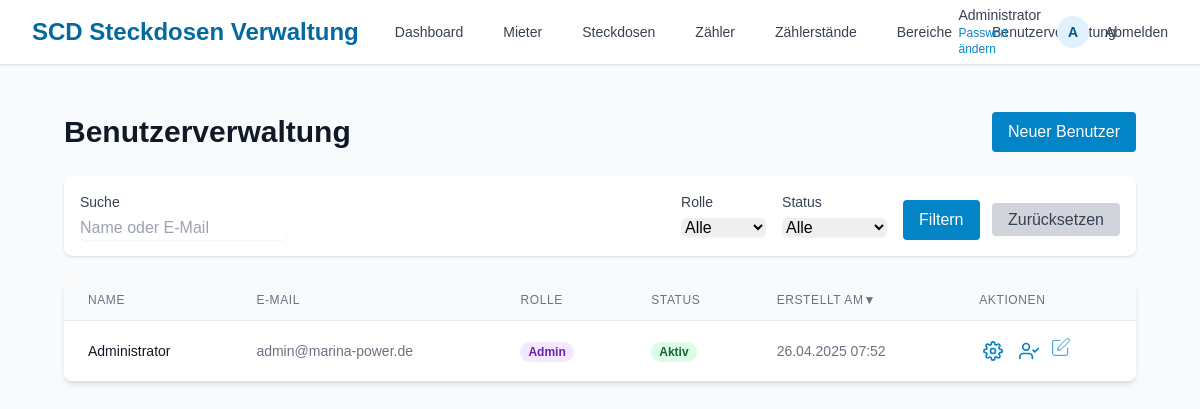
Screenshot of /users.php (signed in) with the database file from the repository.
### tables this page shows
CREATE TABLE `benutzer` (
  `id` int(50) NOT NULL,
  `email` varchar(255) NOT NULL,
  `passwort_hash` varchar(255) NOT NULL,
  `name` varchar(100) DEFAULT NULL,
  `rolle` enum('admin','user') DEFAULT 'user',
  `status` enum('active','pending') DEFAULT 'pending',
  `erstellt_am` timestamp NULL DEFAULT current_timestamp()
);

### includes/db.php (called while the page is built, shortened)
<?php
class Database {
    private $connection;
    private function connect() {
        try {
            $this->connection = new mysqli(DB_SERVER, DB_USERNAME, DB_PASSWORD, DB_NAME, DB_PORT);
            $this->connection->set_charset("utf8mb4");
        } catch (Exception $e) {
            die("Datenbankfehler: " . $e->getMessage());
        }
    }
    public function query($sql, $params = []) {
        try {
            $stmt = $this->connection->prepare($sql);
            $success = $stmt->execute();
            $this->last_stmt = $stmt;
            if (stripos($sql, 'SELECT') === 0) {
                $result = $stmt->get_result();
                return $result;
            } else {
                $stmt->close();
                return true;
            }
        } catch (Exception $e) {
            throw $e;
        }
    }
    public function fetchAll($sql, $params = []) {
        $result = $this->query($sql, $params);
        $data = [];
        while ($row = $result->fetch_assoc()) {
            $data[] = $row;
        }
        return $data;
    }
}
$db = new Database();
?>

### includes/auth.php (called while the page is built, shortened)
<?php
require_once 'db.php';
class Auth {
    public function isLoggedIn() {
        if (isset($_SESSION['user_id']) && isset($_SESSION['last_activity'])) {
            return true;
        }
        return false;
    }
    public function isAdmin() {
        return $this->isLoggedIn() && $_SESSION['user_role'] === 'admin';
    }
    public function getCurrentUser() {
        return [
            'id' => $_SESSION['user_id'],
            'email' => $_SESSION['user_email'],
            'name' => $_SESSION['user_name'],
            'role' => $_SESSION['user_role']
        ];
    }
}
$auth = new Auth($db);
?>

### users.php (the view, shortened to what this page needs)
<?php
require_once 'includes/auth.php';
require_once 'includes/db.php';
$search = $_GET['search'] ?? '';
$orderBy = $_GET['order_by'] ?? 'erstellt_am';
$orderDir = strtoupper($_GET['order_dir'] ?? 'DESC');
$params = [];
$sql = "SELECT id, email, name, rolle, status, erstellt_am FROM benutzer WHERE 1=1";
$sql .= " ORDER BY $orderBy $orderDir";
$users = $db->fetchAll($sql, $params);
require_once 'includes/header.php';
function sortLink($label, $column) {
    global $orderBy, $orderDir, $_GET;
    $dir = ($orderBy === $column && $orderDir === 'ASC') ? 'DESC' : 'ASC';
    $query = http_build_query(array_merge($_GET, ['order_by' => $column, 'order_dir' => $dir]));
    $arrow = ($orderBy === $column) ? ($orderDir === 'ASC' ? '▲' : '▼') : '';
    return "<a href='?{$query}' class='flex items-center space-x-1'>{$label} <span>{$arrow}</span></a>";
}
?>
<div class="py-6">
  <div class="mx-auto max-w-full px-4 sm:px-6 lg:px-8">
    <div class="flex justify-between items-center mb-6">
      <h1 class="text-3xl font-bold text-gray-900">Benutzerverwaltung</h1>
      <a href="user_form.php" class="bg-marina-600 text-white px-4 py-2 rounded hover:bg-marina-700">Neuer Benutzer</a>
    </div>
    <form method="GET" class="flex flex-wrap gap-4 items-end bg-white p-4 rounded-lg shadow mb-6">
      <div class="flex-1 min-w-[200px]">
        <label for="search" class="block text-sm font-medium text-gray-700 mb-1">Suche</label>
        <input type="text" name="search" id="search" value="<?= htmlspecialchars($search) ?>" placeholder="Name oder E-Mail" class="rounded-md border-gray-300 shadow-sm focus:ring-marina-500 focus:border-marina-500">
      </div>
      <div class="w-full sm:w-auto">
        <label for="rolle" class="block text-sm font-medium text-gray-700 mb-1">Rolle</label>
        <select name="rolle" id="rolle" class="rounded-md border-gray-300 shadow-sm focus:ring-marina-500 focus:border-marina-500">
          <option value="">Alle</option>
        </select>
      </div>
      <div class="w-full sm:w-auto">
        <label for="status" class="block text-sm font-medium text-gray-700 mb-1">Status</label>
        <select name="status" id="status" class="rounded-md border-gray-300 shadow-sm focus:ring-marina-500 focus:border-marina-500">
          <option value="">Alle</option>
        </select>
      </div>
      <div class="ml-auto">
        <button type="submit" class="bg-marina-600 text-white px-4 py-2 rounded hover:bg-marina-700">Filtern</button>
        <a href="users.php" class="ml-2 bg-gray-300 text-gray-700 px-4 py-2 rounded hover:bg-gray-400">Zurücksetzen</a>
      </div>
    </form>
    <div class="bg-white shadow-md rounded-lg overflow-hidden">
      <div class="overflow-x-auto">
        <table class="min-w-full divide-y divide-gray-200">
          <thead class="bg-gray-50">
            <tr>
              <th class="px-6 py-3 text-left text-xs font-medium text-gray-500 uppercase tracking-wider"><?= sortLink('Name', 'name') ?></th>
              <th class="px-6 py-3 text-left text-xs font-medium text-gray-500 uppercase tracking-wider"><?= sortLink('E-Mail', 'email') ?></th>
              <th class="px-6 py-3 text-left text-xs font-medium text-gray-500 uppercase tracking-wider"><?= sortLink('Rolle', 'rolle') ?></th>
              <th class="px-6 py-3 text-left text-xs font-medium text-gray-500 uppercase tracking-wider"><?= sortLink('Status', 'status') ?></th>
              <th class="px-6 py-3 text-left text-xs font-medium text-gray-500 uppercase tracking-wider"><?= sortLink('Erstellt am', 'erstellt_am') ?></th>
              <th class="px-6 py-3 text-left text-xs font-medium text-gray-500 uppercase tracking-wider">Aktionen</th>
            </tr>
          </thead>
          <tbody class="bg-white divide-y divide-gray-200">
            <?php if (empty($users)): ?>
              <tr>
                <td colspan="6" class="px-6 py-4 text-center text-sm text-gray-500">Keine Benutzer gefunden</td>
              </tr>
            <?php else: ?>
              <?php foreach ($users as $user): ?>
                <tr>
                  <td class="px-6 py-4 whitespace-nowrap text-sm text-gray-900"><?= htmlspecialchars($user['name']) ?></td>
                  <td class="px-6 py-4 whitespace-nowrap text-sm text-gray-500"><?= htmlspecialchars($user['email']) ?></td>
                  <td class="px-6 py-4 whitespace-nowrap text-sm text-gray-500">
                    <?= $user['rolle'] === 'admin' ? '<span class="px-2 inline-flex text-xs leading-5 font-semibold rounded-full bg-purple-100 text-purple-800">Admin</span>' : '<span class="px-2 inline-flex text-xs leading-5 font-semibold rounded-full bg-blue-100 text-blue-800">Benutzer</span>' ?>
                  </td>
                  <td class="px-6 py-4 whitespace-nowrap text-sm text-gray-500">
                    <?= $user['status'] === 'active' ? '<span class="px-2 inline-flex text-xs leading-5 font-semibold rounded-full bg-green-100 text-green-800">Aktiv</span>' : '<span class="px-2 inline-flex text-xs leading-5 font-semibold rounded-full bg-yellow-100 text-yellow-800">Ausstehend</span>' ?>
                  </td>
                  <td class="px-6 py-4 whitespace-nowrap text-sm text-gray-500"><?= date('d.m.Y H:i', strtotime($user['erstellt_am'])) ?></td>
                  <td class="px-6 py-4 whitespace-nowrap text-sm font-medium">
                    <div class="flex space-x-2">
                                            <a href="users.php?action=toggle_status&id=<?= $user['id'] ?>" class="text-marina-600 hover:text-marina-900 p-1" title="Status ändern">
                                            </a>
                                            <a href="users.php?action=toggle_role&id=<?= $user['id'] ?>" class="text-marina-600 hover:text-marina-900 p-1" title="Rolle ändern">
                                            </a>
                                            <a href="user_form.php?id=<?= $user['id'] ?>" class="text-marina-600 hover:text-marina-900" title="Bearbeiten">
                                              <svg class="h-5 w-5" fill="none" stroke="currentColor" viewBox="0 0 24 24">
                                                <path d="M11 4H4a2 2 0 0 0-2 2v14a2 2 0 0 0 2 2h14a2 2 0 0 0 2-2v-7"></path>
                                                <path d="M18.5 2.5a2.121 2.121 0 0 1 3 3L12 15l-4 1 1-4 9.5-9.5z"></path>
                                              </svg>
                                            </a>
                    </div>
                  </td>
                </tr>
              <?php endforeach; ?>
            <?php endif; ?>
          </tbody>
        </table>
      </div>
    </div>
  </div>
</div>
<?php require_once 'includes/footer.php'; ?>

### includes/header.php (shortened to what this page needs)
<?php
require_once 'includes/auth.php';
$current_page = basename($_SERVER['SCRIPT_NAME']);
$auth_pages = ['login.php', 'register.php'];
$is_auth_page = in_array($current_page, $auth_pages);
$current_user = $auth->getCurrentUser();
?>
<!DOCTYPE html>
<html lang="de">
<head>
    <script src="https://cdn.tailwindcss.com"></script>
</head>
<body>
<?php if (!$is_auth_page && $current_user): ?>
    <header class="bg-white shadow">
        <div class="mx-auto px-4 sm:px-6 lg:px-8">
            <div class="flex justify-between h-16">
                <div class="flex">
                    <div class="flex-shrink-0 flex items-center">
                        <h1 class="text-2xl font-bold text-marina-700">SCD Steckdosen Verwaltung</h1>
                    </div>
                    <nav class="ml-6 flex space-x-4 items-center">
                        <a href="index.php" class="px-3 py-2 rounded-md text-sm font-medium text-gray-700 hover:text-marina-700 hover:bg-gray-50">Dashboard</a>
                        <a href="mieter.php" class="px-3 py-2 rounded-md text-sm font-medium text-gray-700 hover:text-marina-700 hover:bg-gray-50">Mieter</a>
                        <a href="steckdosen.php" class="px-3 py-2 rounded-md text-sm font-medium text-gray-700 hover:text-marina-700 hover:bg-gray-50">Steckdosen</a>
                        <a href="zaehler.php" class="px-3 py-2 rounded-md text-sm font-medium text-gray-700 hover:text-marina-700 hover:bg-gray-50">Zähler</a>
                        <a href="zaehlerstaende.php" class="px-3 py-2 rounded-md text-sm font-medium text-gray-700 hover:text-marina-700 hover:bg-gray-50">Zählerstände</a>
                        <a href="bereiche.php" class="px-3 py-2 rounded-md text-sm font-medium text-gray-700 hover:text-marina-700 hover:bg-gray-50">Bereiche</a>
                        <?php if ($auth->isAdmin()): ?>
                            <a href="users.php" class="px-3 py-2 rounded-md text-sm font-medium text-gray-700 hover:text-marina-700 hover:bg-gray-50">Benutzerverwaltung</a>
                        <?php endif; ?>
                    </nav>
                </div>
                <div class="flex items-center space-x-4">
                    <div class="text-sm text-gray-700 flex flex-col items-start leading-tight">
                        <span><?= htmlspecialchars($current_user['name']) ?></span>
                        <a href="passwort_zuruecksetzen.php" class="text-xs text-marina-600 hover:underline">
                            Passwort ändern
                        </a>
                    </div>
                    <div>
                        <span class="h-8 w-8 rounded-full bg-marina-100 flex items-center justify-center text-sm font-semibold text-marina-800">
                            <?= substr(htmlspecialchars($current_user['name']), 0, 1) ?>
                        </span>
                    </div>
                    <a href="logout.php" class="text-sm font-medium text-gray-700 hover:text-marina-700">Abmelden</a>
                </div>
            </div>
        </div>
    </header>
<?php endif; ?>
    <main class="py-6">
        <div class="max-w-11xl mx-auto px-4 sm:px-6 lg:px-8">

### includes/header.php (style rules this page uses)
body { font-family: 'Arial', sans-serif; background-color: #f8fafc; }

### rows the page displays
benutzer: name "Administrator", name "A", email "admin@marina-power.de", rolle "Admin", status "Aktiv", erstellt_am "26.04.2025 07:52"

### other values shown
$label "NAME E-MAIL ROLLE STATUS ERSTELLT AM"
$arrow "▼"
